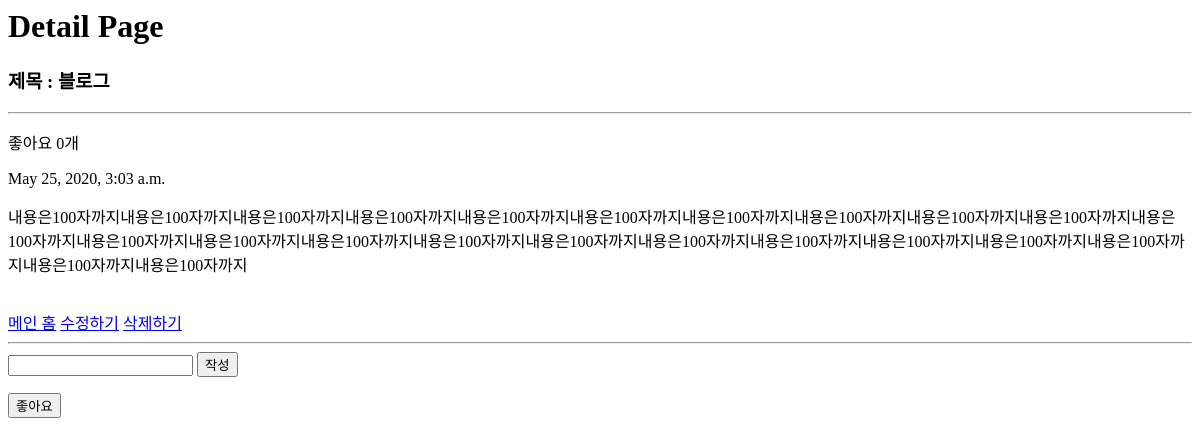
The app's page /BlogApp/1, older data.
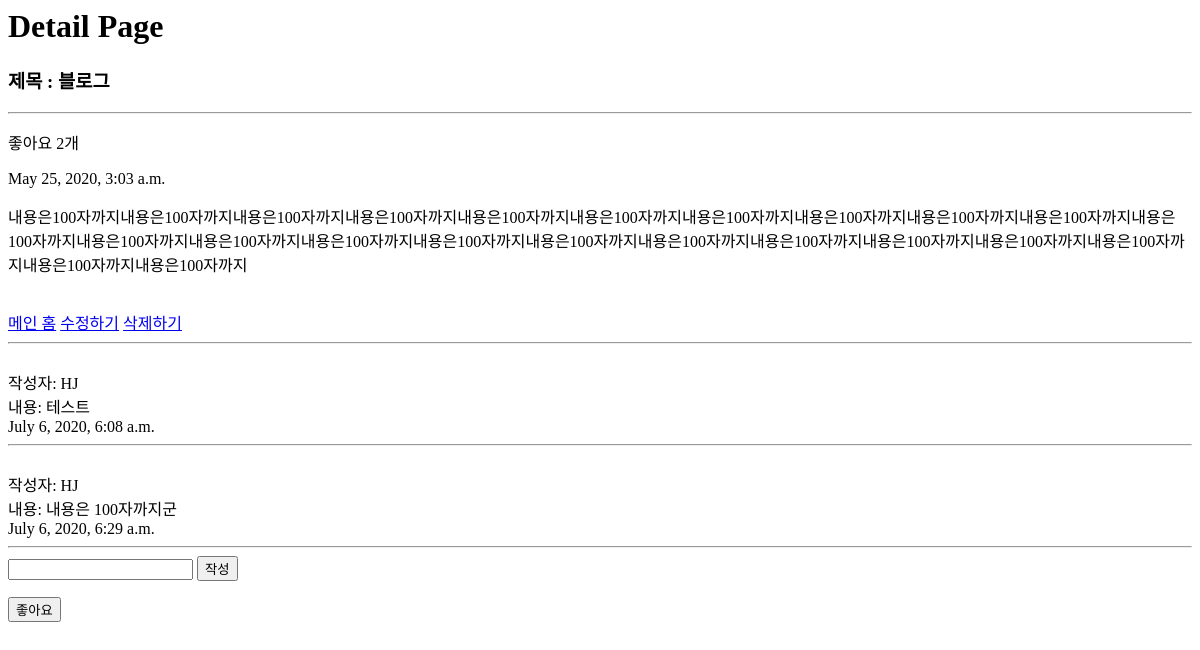
The same page, newer data.
### BlogApp/models.py (models this page shows, shortened)
class Blog(models.Model):
    title = models.CharField(max_length=200)
    pub_date = models.DateTimeField()
    body = models.TextField()
    image = models.ImageField(upload_to='blog/', blank=True, null=True)
    like = models.ManyToManyField(settings.AUTH_USER_MODEL, related_name='likers')

class Comment(models.Model):
    blog = models.ForeignKey(Blog,on_delete=models.CASCADE,related_name='comments')
    author = models.ForeignKey(settings.AUTH_USER_MODEL,on_delete=models.SET_NULL,null=True,blank=True,related_name='comments')
    body = models.TextField()
    pub_date = models.DateTimeField(auto_now_add=True)

### account/models.py (models this page shows)
class CustomUserModel(AbstractUser):
    GENDER = (
        ("M",'남자'),
        ("F",'여자'),
    )
    birthday = models.DateField(blank=True,null=True)
    gender = models.CharField(max_length=2,blank=True,null=True,choices=GENDER)

### BlogApp/views.py (the view)
# urls.py: path('<int:blog_id>', views.detail,name='detail'),
def detail(request,blog_id):
    blog = get_object_or_404(Blog,pk=blog_id)
    comments = Comment.objects.filter(blog=blog)
    like_num = len(blog.like.all())
    return render(request,'detail.html',{'blog':blog, 'comments':comments, 'likes':like_num})

### BlogApp/templates/detail.html (shortened to what this page needs)
<h1> Detail Page </h1>
<h3>제목 : {{blog.title}}</h3>
<hr>
<p>좋아요 {{likes}}개</p>
<p>{{blog.pub_date}}</p>
<p>{{blog.body}}</p>
<a href="{%url 'home'%}">메인 홈</a>
<a href="{%url 'edit' blog.id%}">수정하기</a>
<a href="{%url 'delete' blog.id%}">삭제하기</a>
<hr>
{% for comment in comments %}
<br>작성자: {{comment.author}}
<br>내용: {{comment.body}}
<br>{{comment.pub_date}}
<hr>
{% endfor %}
<form action="/BlogApp/commenting/{{blog.id}}" method="POST">
    <input type="text" name="body">
    <button type="submit">작성</button>
</form>
<form action="/BlogApp/like/{{blog.id}}" method="get">
    <button type="submit">좋아요</button>
</form>

Row changes from the older to the newer data that the page shows:
added Comment: author "HJ", body "테스트", pub_date "July 6, 2020, 6:08 a.m."
added Comment: author "HJ", body "내용은 100자까지군", pub_date "July 6, 2020, 6:29 a.m."
Text that changed along with them:
{{ likes }}: "0" → "2"
